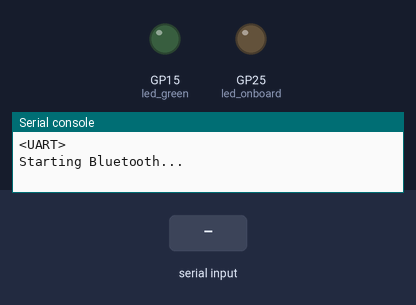
This program was run on a simulated Raspberry Pi Pico running MicroPython. Parts: output pins drawn as LEDs (lit = HIGH), the last lines printed to the serial console. Inputs (shaded band) come from the test bench.

Above: at 2.7 s.
2.8 s: "1\n" received over the second serial link
At 4.7 s:
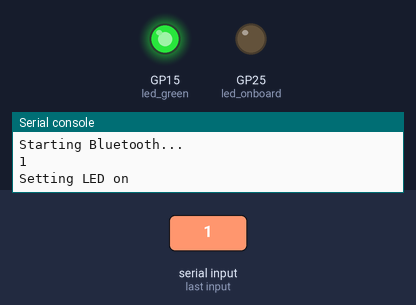
5.0 s: "0\n" received over the second serial link
At 6.4 s:
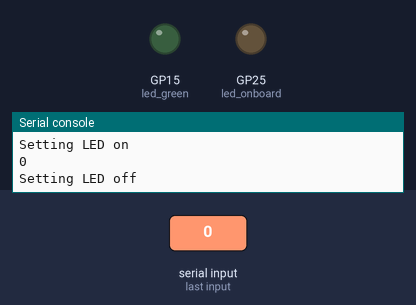
Timing chart, 0 to 8.0 s (numbered marks = the images above; inputs shaded):
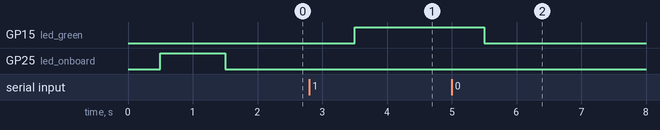

The program:

main.py
```python
import uos
import machine
import utime

# Credit to https://helloraspberrypi.blogspot.com/2021/02/raspberry-pi-picomicropython-pair-hc-05.html for HC-06/05 guide

# Raspberry Pi Pico/MicroPython
# Pair HC-06 connected to UART0

# default UART
# UART(0, baudrate=9600, bits=8, parity=None, stop=1, tx=0, rx=1)

# Connection:
# RPi Pico UART0  | HC-06
# -----------------------
# GP0(pin 1)      | RX
# GP1(pin 2)      | TX


print(uos.uname())  # Print pico system info
# Initialise new UART instance with a baudrate of 9600 to match the HC-06 default
uart0 = machine.UART(0, baudrate=9600)


def sendCMD_waitResp(cmd, uart=uart0, timeout=2000):
    print("CMD: " + cmd)
    uart.write(cmd)
    waitResp(uart, timeout)
    print()


def waitResp(uart=uart0, timeout=2000):
    prvMills = utime.ticks_ms()
    resp = b""
    while (utime.ticks_ms()-prvMills) < timeout:
        if uart.any():
            resp = uart.readline()
    return str(resp.rstrip(), 'utf8')


# Onboard LED, currently used for feedback that the program has begun running
led_onboard = machine.Pin(25, machine.Pin.OUT)
# LED to toggle when receiving the correct command via bluetooth
led_green = machine.Pin(15, machine.Pin.OUT)

# indicate program started visually
led_onboard.value(0)     # onboard LED OFF/ON for 0.5/1.0 sec
utime.sleep(0.5)
led_onboard.value(1)
utime.sleep(1.0)
led_onboard.value(0)

print(uart0)  # Print UART details for the bluetooth connection
print("Starting Bluetooth...")

while True:
    response = waitResp()  # Await command from bluetooth with 2s timeout

    if response:
        print(response)
        if response == '1':  # If char 1 is sent, turn on LED
            print("Setting LED on")
            led_green.high()
        elif response == '0':  # If char 0 is sent, turn off LED
            print("Setting LED off")
            led_green.low()
        else:
            # Handle unrecognised inputs other than 1 and 0
            print("Error: unrecognised input")
```

Measured:
- after the input at 2.8 s, GP15 (led_green): LOW → HIGH after 0.70 s
- after the input at 5.0 s, GP15 (led_green): HIGH → LOW after 0.50 s
